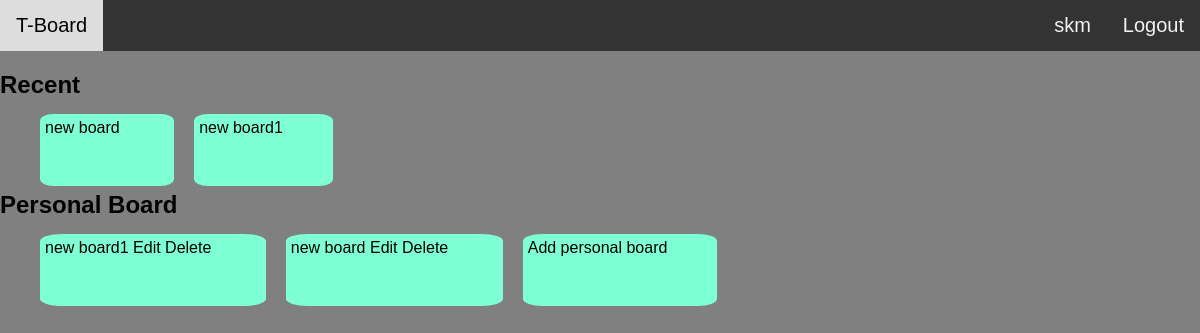
Page /personal_board/ (signed in) on the earlier database version.
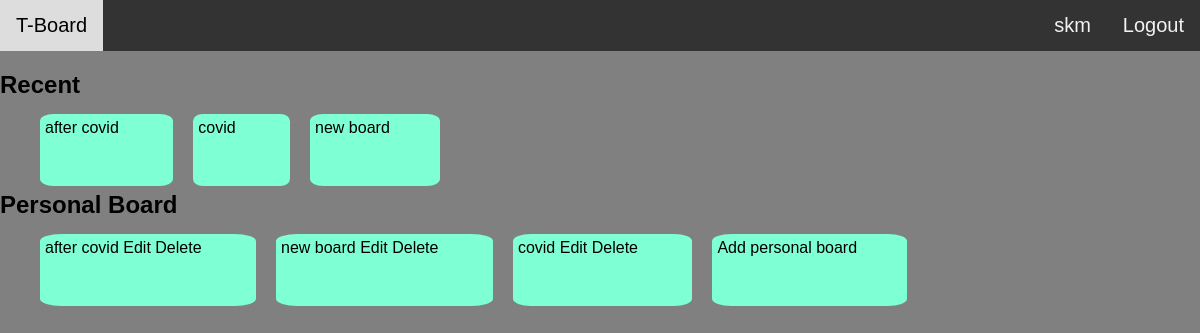
Same page on the later database version.
### personal_board_system/models.py (models this page shows)
class PersonalBoard(models.Model):
	user = models.ForeignKey(User,on_delete=models.CASCADE)
	title = models.CharField(max_length = 100)
	last_viewed = models.DateTimeField(default= datetime.now,blank=True)

### personal_board_system/views.py (the view)
# urls.py: path('personal_board/',views.personal_board,name="personal_board"),
def personal_board(request):
	user = request.user
	boards = PersonalBoard.objects.filter(user=user)
	cursor = connection.cursor()
	cursor.execute("select * from personal_board_system_personalboard order by last_viewed desc limit 5")
	recent_boards = cursor.fetchall()
	return(render(request,'personal_board_system/personalboards.html',{'personal_boards':boards,'recent_boards':recent_boards}))

### personal_board_system/templates/personal_board_system/personalboards.html
<!doctype html>
<head>
	{% load static %}
	{% load placeholder %}
	<link rel="stylesheet" type="text/css" href="{% static 'accounts.css' %}">
	<link rel="stylesheet" type="text/css" href="{% static 'personal_board_system/personalboard.css' %}">
</head>
<body>
	{% include "accounts/includes/navbar.html" %}
	<h2>Recent</h2>
	<ul class="list-boards">
		{% for recent_board in recent_boards %}
		<div class="container">
			<a class="board-tile" href="/personal_board_lists/?id={{recent_board.0}}">
				<li class="list-board-item">
					{{recent_board.1}}
				</li>
			</a>
		</div>
		{% endfor %}
	</ul>
	<br>
	<h2>Personal Board</h2>
	<ul class="list-boards">
		{% for personal_board in personal_boards %}
		<div class="container">
			<a class="board-tile" href="/personal_board_lists/?id={{personal_board.id}}">
				<li class="list-board-item">
					{{personal_board.title}}
					<a href="/edittitlepersonalboard/?board_id={{personal_board.id}}">Edit</a>
					<a href="/deletepersonalboard/?board_id={{personal_board.id}}">Delete</a>
				</li>
			</a>
		</div>
		{% endfor %}
		<a href="/addpersonalboard/?id={{board.id}}">
			<li class="list-board-item">
				Add personal board
			</li>
		</a>
	</ul>
</body>
</html>

Differences in the rows shown:
removed PersonalBoard: title "new board1"
added PersonalBoard: title "after covid"
added PersonalBoard: title "covid"
Other differences:
new list line: "after covid"
new list line: "covid"
list line gone: "new board1"
